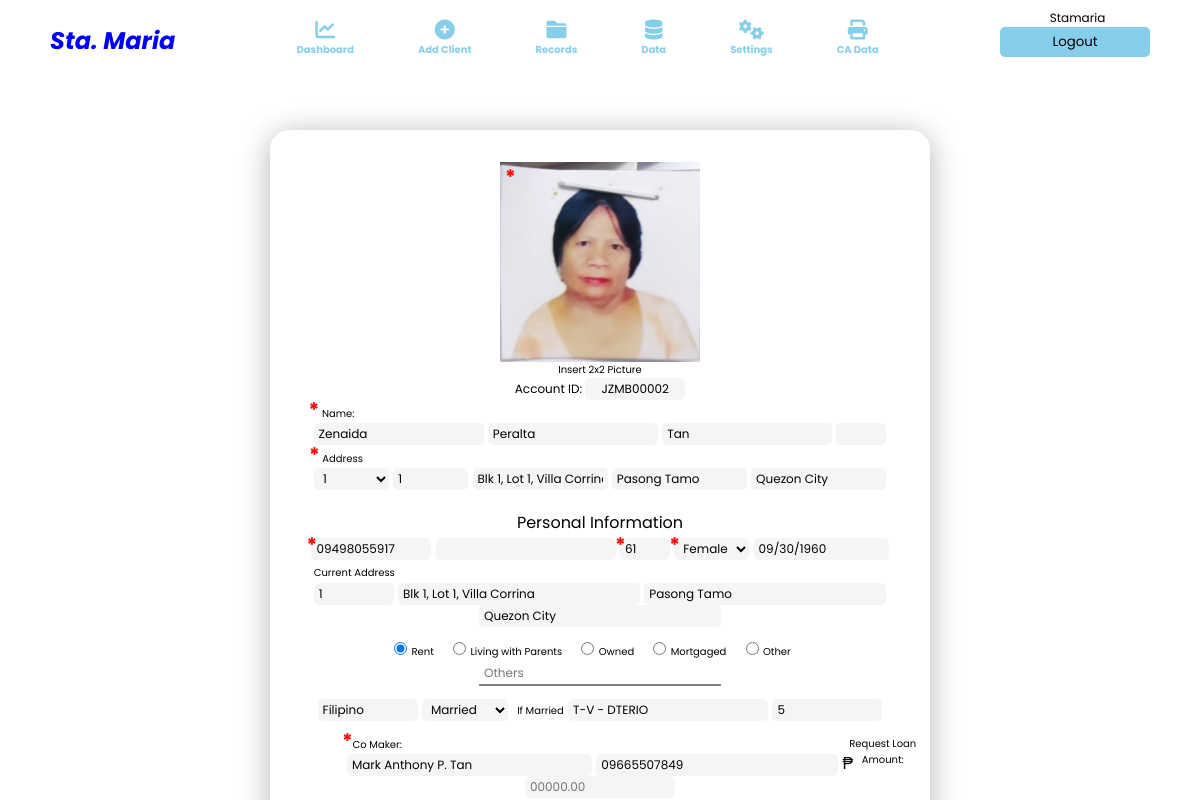
The app's page /editclient.php?edit=2 (signed in) with its own data.
### tables this page shows
CREATE TABLE `insert_cssaccount` (
  `id` int(11) NOT NULL,
  `branch` varchar(255) NOT NULL,
  `fullname` varchar(255) NOT NULL,
  `username` varchar(255) NOT NULL,
  `password` varchar(255) NOT NULL
);

CREATE TABLE `insert_client` (
  `id` int(11) NOT NULL,
  `cbranch` varchar(255) NOT NULL,
  `clientid` varchar(255) NOT NULL,
  `cphoto` text NOT NULL,
  `cfirstname` varchar(255) NOT NULL,
  `cmidname` varchar(255) NOT NULL,
  `clastname` varchar(255) NOT NULL,
  `csuffix` varchar(255) NOT NULL,
  `ccarea` varchar(255) NOT NULL,
  `ccycle` int(11) NOT NULL DEFAULT 1,
  `cchnumber` varchar(255) NOT NULL,
  `ccstreet` varchar(255) NOT NULL,
  `ccbarangay` varchar(255) NOT NULL,
  `cccity` varchar(255) NOT NULL,
  `ccontact` varchar(255) NOT NULL,
  `cemail` varchar(255) NOT NULL,
  `cage` varchar(255) NOT NULL,
  `cgender` varchar(255) NOT NULL,
  `cbirthday` date NOT NULL,
  `chnumber` varchar(255) NOT NULL,
  `cstreet` varchar(255) NOT NULL,
  `cbarangay` varchar(255) NOT NULL,
  `ccity` varchar(255) NOT NULL,
  `chome` varchar(255) NOT NULL,
  `cother` varchar(255) NOT NULL,
  `cnationality` varchar(255) NOT NULL,
  `ccivilstatus` varchar(255) NOT NULL,
  `cspouse` varchar(255) NOT NULL,
  `cchildren` varchar(255) NOT NULL,
  `ccomaker` varchar(255) NOT NULL,
  `cccontact` varchar(255) NOT NULL,
  `ccreditanalyst` varchar(255) NOT NULL,
  `cloanrequest` int(11) NOT NULL DEFAULT 0,
  `cloanamount` int(11) NOT NULL DEFAULT 0,
  `cloanstatus` varchar(255) NOT NULL DEFAULT 'Pending',
  `camountpaid` int(11) NOT NULL DEFAULT 0,
  `cadvance` int(11) DEFAULT 0,
  `csecdep` int(11) NOT NULL,
  `paydate` datetime DEFAULT current_timestamp(),
  `cbalance` int(11) NOT NULL DEFAULT 0,
  `coverdue` int(11) NOT NULL DEFAULT 0,
  `cinterest` int(11) NOT NULL,
  `clisteddate` datetime NOT NULL DEFAULT current_timestamp(),
  `creleaseddate` datetime DEFAULT NULL,
  `cmaturitydate` datetime DEFAULT NULL
);

### editclient.php (the view, shortened to what this page needs)
<?php include_once 'header.php' ?>
<section id="Add" class="navContent">
    <div class="addClient">
        <?php
            if(isset($_GET['edit'])){
                $id = $_GET['edit'];
                $showclientinfo = "SELECT * FROM insert_client WHERE id = $id ";
                $showclientinfo_query = mysqli_query($connection, $showclientinfo);
                while($row = mysqli_fetch_assoc($showclientinfo_query)){
                    $clientid = $row['clientid'];
        ?>
        <form id="addClientForm" action="" method="POST" enctype="multipart/form-data">
            <div class="addSetup">
                <div class="addFirst"  id="addFirst">
                    <div id="clientForm1" class="clientForm1">
                        <div id="clientPic" class="clientPic">
                            <label for="image" id="labelForImg"><span class="errorSign">*</span></label>
                            <img id="image" src="2x2Pics/<?php echo $row['cphoto'] ?>" alt="" onerror="this.src='IMG/defaultpic.jpg';">
                        </div>
                        <label id="labelPic" for="clientPic">Insert 2x2 Picture</label>
                        <div class="clientNo">
                            <p>Account ID: <input id="randAccNo" name="AccountID" type="text" value="<?php echo $clientid ?>"></p>
                        </div>
                        <div class="clientName data">
                            <label for="clientName"><span class="errorSign">*</span> Name:</label>
                            <input id="firstName" type="text" name="firstName" value="<?php echo $row['cfirstname'] ?>" onchange="clientProfileInfo()" onkeyup="clientProfile(this)">
                            <input id="middleName" type="text" name="middleName" value="<?php echo $row['cmidname'] ?>" onchange="clientProfileInfo()" onkeyup="clientProfile(this)">
                            <input id="lastName" type="text" name="lastName" value="<?php echo $row['clastname'] ?>" onchange="clientProfileInfo()" onkeyup="clientProfile(this)">
                            <input id="suffix" type="text" name="suffix" value="<?php echo $row['csuffix'] ?>" onchange="clientProfileInfo()" onkeyup="clientProfile(this)">
                        </div>
                        <div class="clientAddress data">
                            <label for="clientName"><span class="errorSign">*</span> Address</label>
                            <Select id="clientArea" name="clientArea" value="Area" onchange="clientProfileInfo()">
                                <option value="<?php echo $row['ccarea'] ?>" hidden><?php echo $row['ccarea'] ?></option>
                            </Select>
                            <input id="houseNo" type="number" name="houseNo" value="<?php echo $row['cchnumber'] ?>"  onchange="clientProfileInfo()" onkeyup="clientProfile(this)">
                            <input id="street" type="text" name="street" value="<?php echo $row['ccstreet'] ?>"  onchange="clientProfileInfo()" onkeyup="clientProfile(this)">
                            <input id="barangay" type="text" name="barangay" value="<?php echo $row['ccbarangay'] ?>"  onchange="clientProfileInfo()" onkeyup="clientProfile(this)">
                            <input id="city" type="text" name="city" value="<?php echo $row['cccity'] ?>"  onchange="clientProfileInfo()" onkeyup="clientProfile(this)">
                        </div>
                        <div class="clientOthers">
                        <p>Personal Information</p>
                            <div class="clientInfo basics">
                                <label for="contact"><span class="errorSign">*</span></label>
                                <input id="contact" type="number" name="contact" value="<?php echo $row['ccontact'] ?>" onkeyup="clientProfile(this)">
                                <input id="email" type="text" name="email" value="<?php echo $row['cemail'] ?>" style="text-transform: lowercase;" onkeyup="clientProfile(this)">
                                <label for="age"><span class="errorSign">*</span></label>
                                <input id="age" type="number" name="age" value="<?php echo $row['cage'] ?>" onchange="clientProfileInfo()" onkeyup="clientProfile(this)">
                                <label for="gender"><span class="errorSign">*</span></label>
                                <select name="gender" id="gender" onchange="clientProfileInfo()">
                                    <option value="<?php echo $row['cgender'] ?>" selected hidden><?php echo $row['cgender'] ?></option>
                                </select>
                                <input id="birthday" name="birthday" type="text" value="<?php echo date('m/d/Y',strtotime($row['cbirthday'])) ?>" onclick="this.type='date'" onkeyup="clientProfile(this)"+ onchange="BdayAge()">
                            </div>
                            <div class="clientInfo address">
                                <label for="clientName">Current Address</label>
                                <input id="houseNo2" type="number" name="houseNo2" value="<?php echo $row['chnumber'] ?>">
                                <input id="street2" type="text" name="street2" value="<?php echo $row['cstreet'] ?>">
                                <input id="barangay2" type="text" name="barangay2" value="<?php echo $row['cbarangay'] ?>">
                                <input id="city2" type="text" name="city2" value="<?php echo $row['ccity'] ?>">
                            </div>
                            <div class="clientInfo home">
                                <input id="rent" type="radio" class="check" value="rent" name="clientHomeInfo" onclick="disable()">
                                <label for="rent">Rent</label>
                                <input id="wParents" type="radio" class="check" value="wParents" name="clientHomeInfo" onclick="disable()">
                                <label for="wParents">Living with Parents</label>
                                <input id="owned" type="radio" class="check" value="owned" name="clientHomeInfo" onclick="disable()">
                                <label for="owned">Owned</label>
                                <input id="mortgaged" type="radio" class="check" value="mortgaged" name="clientHomeInfo" onclick="disable()">
                                <label for="mortgaged">Mortgaged</label>
                                <input id="other" type="radio" class="check" value="others" name="clientHomeInfo" onclick="enable()">
                                <label for="other">Other</label>
                                <input id="adOthers" type="text" name="adOthers" placeholder="others" value="<?php echo $row['cother'] ?>">
                            </div>
                            <div class="clientInfo status">
                                <input id="nationality" type="text" name="nationality" value="<?php echo $row['cnationality'] ?>" onkeyup="clientProfile(this)">
                                <select name="clientCivil" id="civil" onchange="clientProfileInfo()">
                                    <option value="<?php echo $row['ccivilstatus'] ?>" selected hidden><?php echo $row['ccivilstatus'] ?></option>
                                </select>
                                <label for="ifMarried">If Married</label>
                                <input id="ifMarried" type="text" name="ifMarried" placeholder="Name of Spouse" value="<?php echo $row['cspouse'] ?>" onkeyup="clientProfile(this)">
                                <input id="child" type="number" name="child" placeholder="No. of Children" value="<?php echo $row['cchildren'] ?>" onkeyup="clientProfile(this)">
                            </div>
                        </div>
                        <div class="clientPartner">
                            <label for="coMaker"><span class="errorSign">*</span>Co Maker:</label>
                            <input id="coMaker" type="text" name="coMaker" value="<?php echo $row['ccomaker'] ?>" onkeyup="clientProfile(this)">
                            <input id="coContact" type="number" name="coContact" value="<?php echo $row['cccontact'] ?>" onkeyup="clientProfile(this)">
                            <label id="labelForRL" for="loanAmount">Request Loan Amount:</label>
                            ₱ <input id="loanAmount" type="number" name="loanAmount" placeholder="00000.00" onkeyup="clientProfile(this)">
                        </div>
                    </div>
                </div>
            </div>
        </form>
        <?php }} ?>
    </div>
</section>

### header.php (shortened to what this page needs)
<?php include "db.php"; ?>
<!DOCTYPE html>
<html lang="en">
<head>
    <link rel="stylesheet" href="https://cdnjs.cloudflare.com/ajax/libs/font-awesome/6.0.0/css/all.min.css">
    <link rel="stylesheet" href="CSS/style.css">
</head>
<header>
    <div class="fullContent">
        <nav>
            <?php
                $username1 = $_SESSION['UNAME'];
                $branch1 = mysqli_query($connection,"select branch from insert_cssaccount where username = '$username1'");
                    while($rb1= mysqli_fetch_assoc($branch1)){
                        $bnm = $rb1['branch'];
                        if($bnm == "tandangsora"){
                            $bname = 'Tandang Sora' ;
                        }
                        elseif($bnm == "meycauayan"){
                            $bname = 'Meycauayan'  ;
                        }
                        elseif($bnm == "stamaria"){
                            $bname = 'Sta. Maria' ;
                        }
                        elseif($bnm == "all"){
                            $bname = "All Branches";
                        }
                    }
            ?>
            <i style="display: inline-flex; color:blue;"><h1><?php echo $bname?></h1></i>
            <ul id="navSelection" class="navSelection">
                <li class="navSel"><a class="a" href="Dashboard.php"><i class="fa fa-chart-line"></i><p>Dashboard</p></a></li>
                <li class="navSel"><a class="a" href="AddClient.php"><i class="fa fa-plus-circle"></i><p>Add Client</p></a></li>
                <li class="navSel"><a class="a" href="Records.php"><i class="fa fa-folder"></i><p>Records</p></a></li>
                <li class="navSel"><a class="a" href="Data.php"><i class="fa fa-database"></i><p>Data</p></a></li>
                <li class="navSel"><a class="a" href="Settings.php"><i class="fa fa-gears"></i><p>Settings</p></a></li>
                <li class="navSel"><a class="a" href="CA.php"><i class="fa fa-print"></i><p>CA Data</p></a></li>
            </ul>
            <div class="accountOpen" style="margin-top: -15px;">
                <span id="accPosition" style="font-size: 12px; margin-right: 5px;"></span><span id="accountName" style="font-size: 12px; text-transform: capitalize;"><?php echo $_SESSION['UNAME'];?></span><br>
                <a href="cssLogout.php"><button id='btnLogOut'>Logout</button></a>
            </div>
        </nav>
    </div>
</header>

### CSS/style.css (style rules this page uses)
* { margin: 0; padding: 0; box-sizing: border-box; font-family: 'Poppins', sans-serif; }
.fullContent { position: fixed; height: 110px; width: 100%; padding: 20px 50px; background: white; }
nav { display: flex; justify-content: space-between; align-items: center; text-align: center; }
nav ul { width: 70%; display: flex; justify-content: center; align-items: center; text-align: center; text-decoration: none; list-style: none; }
nav ul li { text-decoration: none; display: flex; justify-content: center; align-items: center; text-align: center; font-weight: 700; }
nav ul li a { font-size: 20px; color: skyblue; text-decoration: none; margin: 0 30px; }
nav ul li a p { font-size: 10px; margin: 2px; }
nav .accountOpen a button { height: 30px; width: 150px; border-radius: 5px; border: 0; cursor: pointer; background: skyblue; }

### records on screen
insert_cssaccount: branch "Sta. Maria"
insert_client: cphoto (picture), AccountID "JZMB00002", firstName "zenaida", middleName "peralta", lastName "tan", clientArea "1", houseNo "1", street "blk 1, lot 1, villa corrina", barangay "pasong tamo", city "quezon city", contact "09498055917", age "61", gender "Female", birthday "09/30/1960", houseNo2 "1", street2 "blk 1, lot 1, villa corrina", barangay2 "pasong tamo", city2 "quezon city", nationality "Filipino", clientCivil "married", ifMarried "t-V - DTERIO", child "5", coMaker "mark anthony p. tan", coContact "09665507849"

### other values on screen
$_SESSION['UNAME'] "Stamaria"
